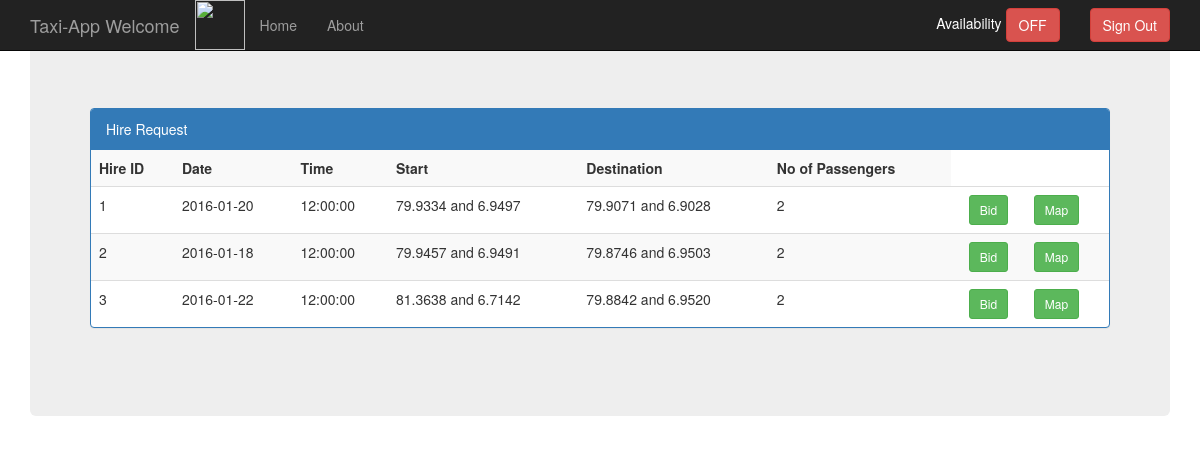
The app's page /homeDriver.php, older data.
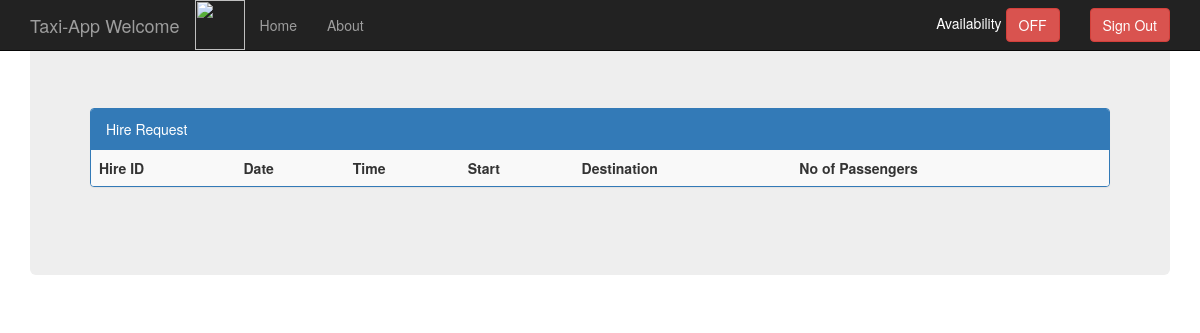
The same page, newer data.
### tables this page shows
CREATE TABLE IF NOT EXISTS `hire_request` (
  `request_id` varchar(10) NOT NULL DEFAULT '',
  `start_loc_long` float(7,4) NOT NULL,
  `start_loc_lat` float(7,4) NOT NULL,
  `destination_long` float(7,4) NOT NULL,
  `destination_lat` float(7,4) NOT NULL,
  `date` date NOT NULL,
  `time` time NOT NULL,
  `num_of_passengers` int(2) NOT NULL,
  `max_bid` decimal(9,2) NOT NULL,
  `contact_no` varchar(10) NOT NULL,
  `distanceKm` int(11) NOT NULL,
  `distanceM` int(11) NOT NULL,
  `durationHrs` int(11) NOT NULL,
  `durationMins` int(11) NOT NULL,
  `completed` tinyint(1) NOT NULL DEFAULT '0'
);

### tableaccess.php (called while the page is built, shortened)
<?php
function getHireRequests(){
    $requests = array();
    $query = mysql_query("SELECT request_id, start_loc_long, start_loc_lat, destination_long, destination_lat, date, time, num_of_passengers, max_bid, contact_no FROM Hire_request WHERE request_id NOT IN (SELECT request_id FROM tour) ");
    while($row = mysql_fetch_array($query)){
		$requestRow = array();
		$requestRow[0] = $row['request_id'];
		$requestRow[1] = $row['start_loc_long'];
		$requestRow[2] = $row['start_loc_lat'];
		$requestRow[3] = $row['destination_long'];
		$requestRow[4] = $row['destination_lat'];
		$requestRow[5] = $row['date'];
		$requestRow[6] = $row['time'];
		$requestRow[7] = $row['num_of_passengers'];
		$requestRow[8] = $row['max_bid'];
		$requestRow[9] = $row['contact_no'];
        $requests[]= $requestRow;
    }
    return $requests;
}
function getAvailability($driverId){
    $status = "";
    $query = mysql_query("SELECT availability FROM `driver` WHERE driver_id = '$driverId'");
    $row = mysql_fetch_array($query);
    if($row['availability'] == 1){
		$status = "ON";
    }else{
	   $status = "OFF";
    }
    return $status;
}
function getBid($driverId,$requestId){
    $query = mysql_query("SELECT bid FROM driverbid WHERE driver_id = '$driverId' AND request_id ='$requestId' ");
    $row = mysql_fetch_array($query);
    if($row['bid'] == NULL){
        return "Bid";
    }else{
       return $row['bid'];
    }
}
function enableBid($driverId,$requestId){
    $query = mysql_query("SELECT bid FROM driverbid WHERE driver_id = '$driverId' AND request_id ='$requestId' ");
    $row = mysql_fetch_array($query);
    if($row['bid'] == NULL){
		return NULL;
    }else{
	   return "disabled";
    }
}
?>

### homeDriver.php (the view, shortened to what this page needs)
<?php
	include "tableaccess.php";
	$driver_id = $_SESSION['userId'];
?>
<!DOCTYPE html>
<html lang="en">
  <head>
    <link href="css/bootstrap.min.css" rel="stylesheet">
    <link href="css/bootstrap.css" rel="stylesheet">
  </head>
  <body>
   <nav class="navbar navbar-inverse navbar-fixed-top">
      <div class="container">
        <div class="navbar-header">
            <img src="Images/car.gif"  height="50" width="50">
          <a class="navbar-brand" href="#">Taxi-App Welcome <?php echo $_SESSION['name'] ?></a>
        </div>
        <div id="navbar" class="navbar-collapse collapse">
          <ul class="nav navbar-nav">
            <li><a href="index.php">Home</a></li>
            <li><a href="about.php">About</a></li>
          </ul>
        <div id="navbar" class="navbar-collapse collapse">
          <form class="navbar-form navbar-right" action="footer.php">
            <button type="submit" class="btn btn-danger">Sign Out</button>
          </form>
          <form class="navbar-form navbar-right" action="CallFunction.php" method ="post">
				<a><font color="white">Availability</font></a>
				<input type="submit" class="btn btn-danger" value = "<?php echo getAvailability($GLOBALS["driver_id"]) ?>"/>
          </form>
        </div>
      </div>
    </nav>
    <div class="container">
            <div class="jumbotron">
                    <br>
                    <br>
                    <br>
                    <div class="panel panel-primary">
                    <div class="panel-heading">Hire Request</div>
                    <table class="table table-striped">
						<th>Hire ID</th>
						<th>Date</th>
                        <th>Time</th>
                        <th>Start </th>
                        <th>Destination</th>
                        <th>No of Passengers</th>
						<?php
							$hireRequests =getHireRequests();
							foreach ($hireRequests as $request) {
						?>
									<tr>
										<td><?php echo $request[0] ?></td>
										<td><?php echo $request[5] ?></td>
										<td><?php echo $request[6] ?></td>
										<td><?php echo $request[1]," and " ,$request[2] ?></td>
										<td><?php echo $request[3]," and " ,$request[4]  ?></td>
										<td><?php echo $request[7] ?></td>
										<td align="center"><button href="#" class="btn btn-sm btn-success" onclick="bidData(<?php echo $request[0]?>)" <?php echo enableBid($driver_id,$request[0])?> data-toggle="modal" data-target="#basicModal2"> <?php echo getBid($driver_id,$request[0])?></button></td>
										<td><a href="#" class="btn btn-sm btn-success" onclick="sendData(<?php echo $request[2]?>,<?php echo $request[1]?>,<?php echo $request[4]?>,<?php echo $request[3]?>);setTimeout(initialize, 500);" data-toggle="modal" data-target="#basicModal">Map</a></td>
									 </tr>
						<?php
							}
						?>
                    </table>
                    </div>
                    <br>
                        </div>
              </div>
  </body>
</html>

Row changes from the older to the newer data that the page shows:
no longer on this page (row unchanged): hire_request: request_id "1", date "2016-01-20", time "12:00:00", start_loc_long "79.9334", start_loc_lat "6.9497", destination_long "79.9071", destination_lat "6.9028", num_of_passengers "2", request "Bid"
no longer on this page (row edited): hire_request: request_id "2", date "2016-01-18", time "12:00:00", start_loc_long "79.9457", start_loc_lat "6.9491", destination_long "79.8746", destination_lat "6.9503", num_of_passengers "2", request "Bid"
no longer on this page (row edited): hire_request: request_id "3", date "2016-01-22", time "12:00:00", start_loc_long "81.3638", start_loc_lat "6.7142", destination_long "79.8842", destination_lat "6.9520", num_of_passengers "2", request "Bid"
